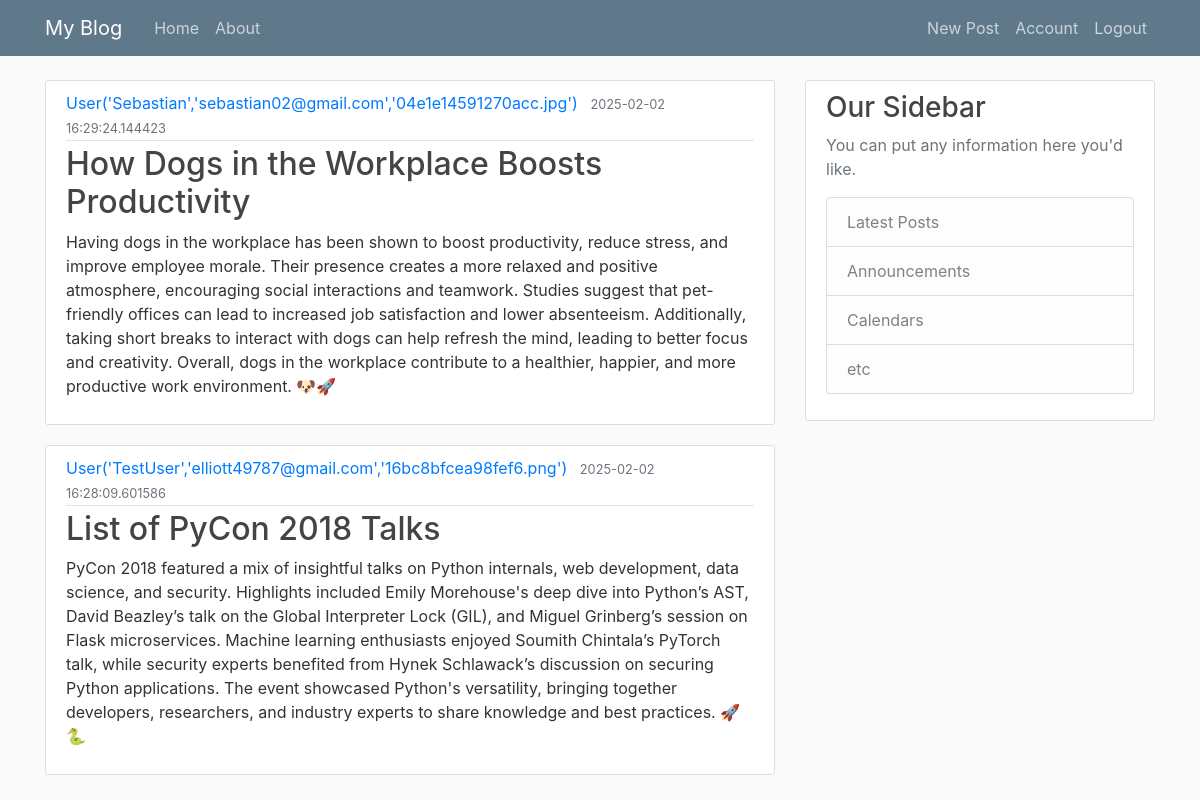
The app's page /home (signed in) with its own data.
### flaskblog/models.py (models this page shows, shortened)
class Post(db.Model):
    id = db.Column(db.Integer, primary_key=True)
    title=db.Column(db.String(100),nullable=False)
    date_posted=db.Column(db.DateTime,nullable=False,default=datetime.utcnow)
    content=db.Column(db.Text,nullable=False)
    user_id=db.Column(db.Integer,db.ForeignKey("user.id"),nullable=False)

class User(db.Model, UserMixin):
    id = db.Column(db.Integer, primary_key=True)
    username = db.Column(db.String(20),unique=True,nullable=False)
    email = db.Column(db.String(120),unique=True,nullable=False)
    image_file = db.Column(db.String(20),nullable=False,default='default.jpg')
    password = db.Column(db.String(60),nullable=False)
    posts=db.relationship('Post',backref='author',lazy=True)
    def __repr__(self):
        return f"User('{self.username}','{self.email}','{self.image_file}')"

### flaskblog/routes.py (the view)
@app.route("/")
@app.route("/home")
def home():
    page=request.args.get('page',1,type=int)
    posts=Post.query.order_by(Post.date_posted.desc()).paginate(page=page,per_page=2)
    return render_template ("home.html",posts=posts)

### flaskblog/models.py (called while the page is built)
@login_manager.user_loader
def load_user(user_id):
    return User.query.get(int(user_id))

### flaskblog/templates/home.html
{%extends 'layout.html'%} {%block content%} {%for post in posts%}
<article class="media content-section">
  <div class="media-body">
    <div class="article-metadata">
      <a class="mr-2" href="#">{{ post.author }}</a>
      <small class="text-muted">{{ post.date_posted }}</small>
    </div>
    <h2><a class="article-title" href="#">{{ post.title }}</a></h2>
    <p class="article-content">{{ post.content }}</p>
  </div>
</article>
{%endfor%} {%endblock content%}

### flaskblog/static/main.css (style rules this page uses)
body { background: #fafafa; color: #333333; margin-top: 5rem; }
h1, h2, h3, h4, h5, h6 { color: #444444; }
.content-section { background: #ffffff; padding: 10px 20px; border: 1px solid #dddddd; border-radius: 3px; margin-bottom: 20px; }
.article-title { color: #444444; }
.article-content { white-space: pre-line; }
.article-metadata { padding-bottom: 1px; margin-bottom: 4px; border-bottom: 1px solid #e3e3e3; }

### records on screen
Post: author "User('Sebastian','sebastian02@gmail.com','04e1e14591270acc.jpg')", date_posted "2025-02-02 16:29:24.144423", title "How Dogs in the Workplace Boosts Productivity", content "Having dogs in the workplace has been shown to boost productivity, reduce stress, and improve employee morale. Their presence creates a more relaxed and positive atmosphere, encouraging social interactions and teamwork. Studies suggest that pet-friendly offices can lead to increased job satisfaction and lower absenteeism. Additionally, taking short breaks to interact with dogs can help refresh the mind, leading to better focus and creativity. Overall, dogs in the workplace contribute to a healthier, happier, and more productive work environment. 🐶🚀"
Post: author "User('TestUser','elliott49787@gmail.com','16bc8bfcea98fef6.png')", date_posted "2025-02-02 16:28:09.601586", title "List of PyCon 2018 Talks", content "PyCon 2018 featured a mix of insightful talks on Python internals, web development, data science, and security. Highlights included Emily Morehouse's deep dive into Python’s AST, David Beazley’s talk on the Global Interpreter Lock (GIL), and Miguel Grinberg’s session on Flask microservices. Machine learning enthusiasts enjoyed Soumith Chintala’s PyTorch talk, while security experts benefited from Hynek Schlawack’s discussion on securing Python applications. The event showcased Python's versatility, bringing together developers, researchers, and industry experts to share knowledge and best practices. 🚀🐍"
